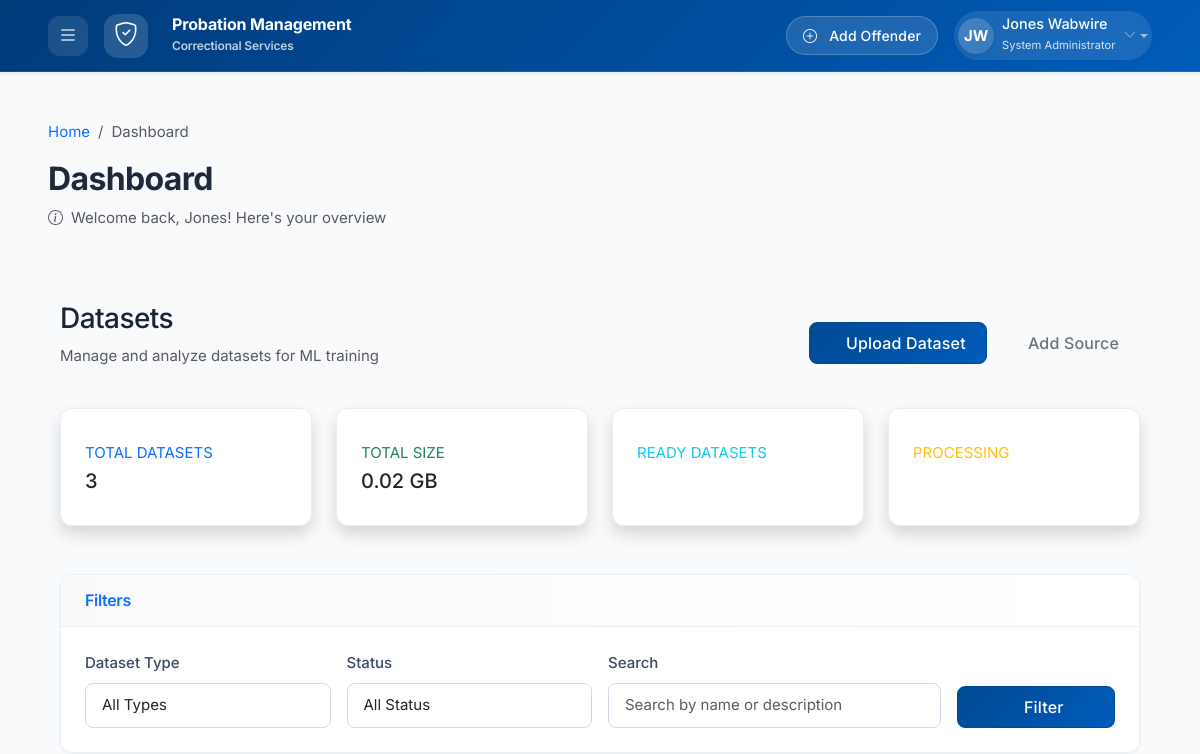
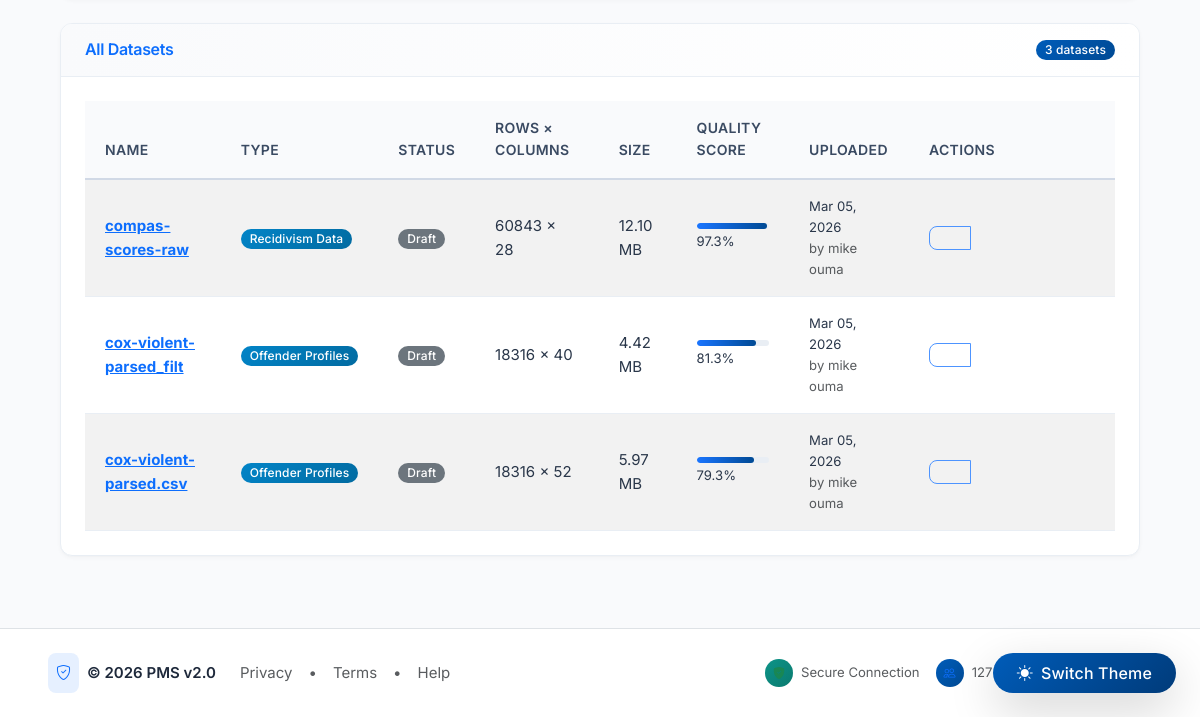
The app's page /datasets/ (signed in), older data (2 pictures, top to bottom).
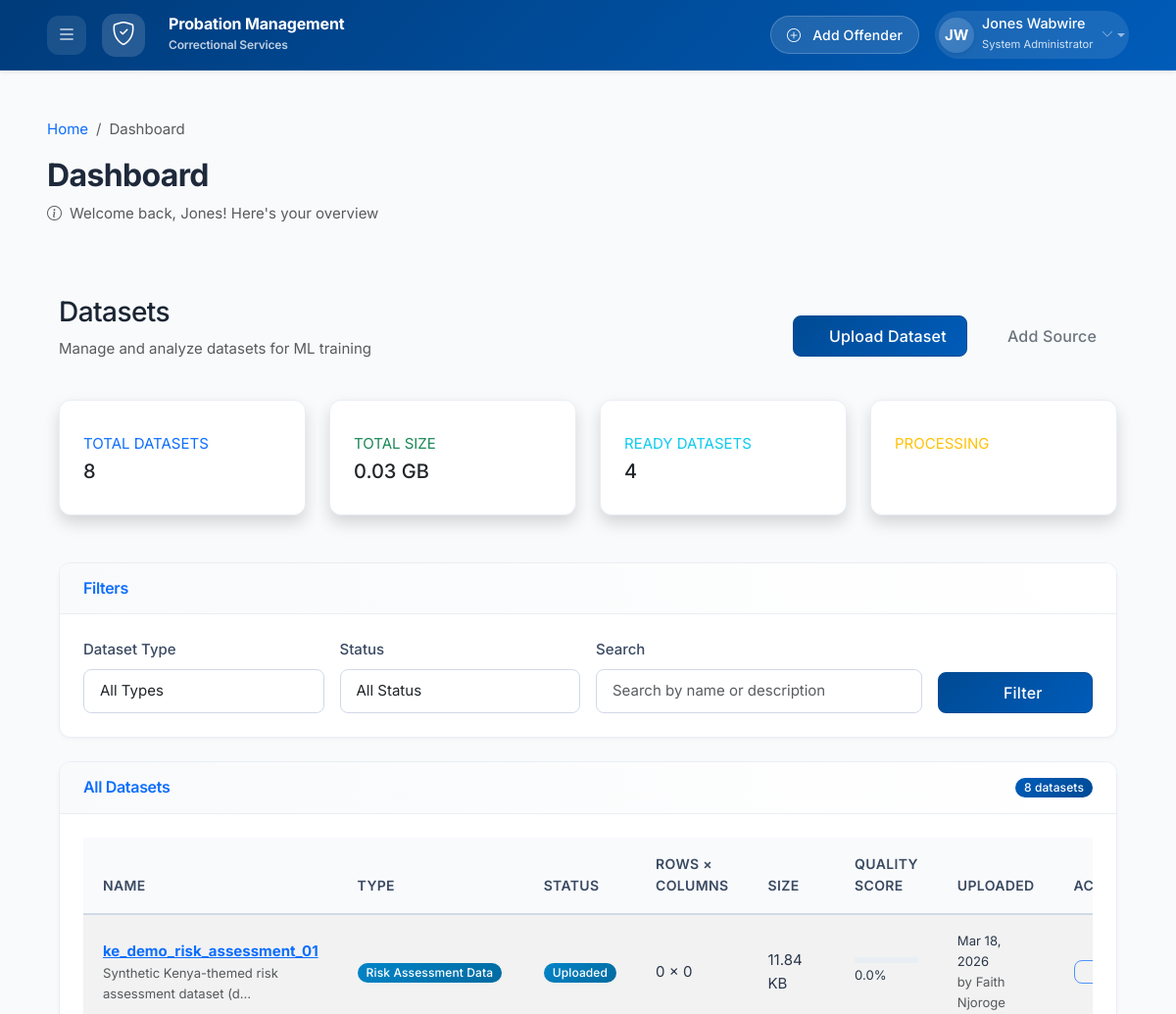
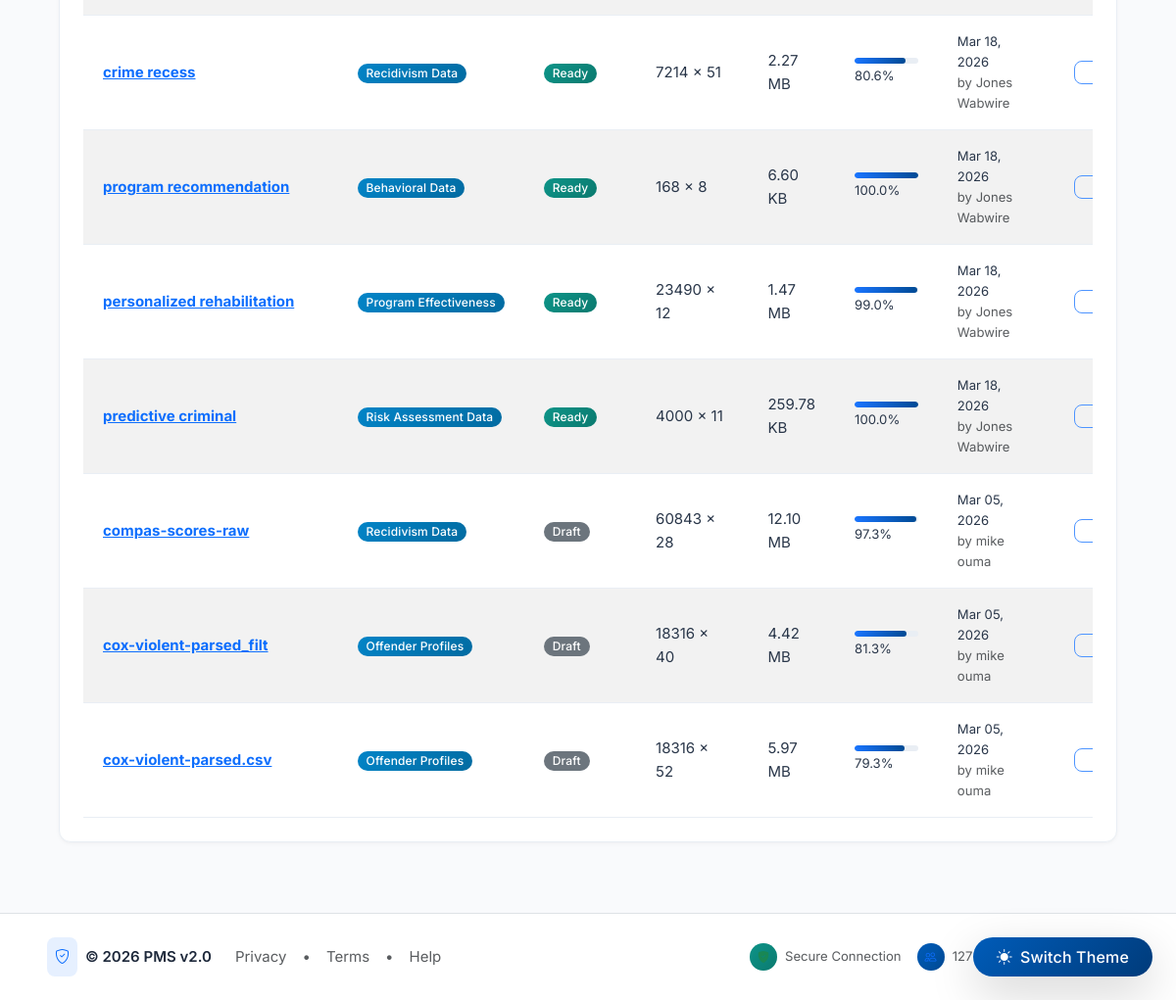
The same page, newer data (2 pictures, top to bottom).
### datasets/models.py (models this page shows, shortened)
class Dataset(models.Model):
    class Status(models.TextChoices):
        DRAFT = 'draft', _('Draft')
        UPLOADED = 'uploaded', _('Uploaded')
        VALIDATING = 'validating', _('Validating')
        PROCESSING = 'processing', _('Processing')
        READY = 'ready', _('Ready')
        ERROR = 'error', _('Error')
        ARCHIVED = 'archived', _('Archived')
    class DatasetType(models.TextChoices):
        OFFENDER_PROFILE = 'offender_profile', _('Offender Profiles')
        RISK_ASSESSMENT = 'risk_assessment', _('Risk Assessment Data')
        RECIDIVISM = 'recidivism', _('Recidivism Data')
        PROGRAM_EFFECTIVENESS = 'program_effectiveness', _('Program Effectiveness')
        BEHAVIORAL = 'behavioral', _('Behavioral Data')
        DEMOGRAPHIC = 'demographic', _('Demographic Data')
        CUSTOM = 'custom', _('Custom Dataset')
    name = models.CharField(
        max_length=200,
        verbose_name=_('Dataset Name')
    )
    description = models.TextField(
        blank=True,
        verbose_name=_('Description')
    )
    dataset_type = models.CharField(
        max_length=50,
        choices=DatasetType.choices,
        verbose_name=_('Dataset Type')
    )
    source = models.ForeignKey(
        DatasetSource,
        on_delete=models.SET_NULL,
        null=True,
        blank=True,
        related_name='datasets',
        verbose_name=_('Data Source')
    )
    internal_source = models.BooleanField(
        default=False,
        verbose_name=_('Internal Data Source'),
        help_text=_('Is this data from our internal systems?')
    )
    original_file = models.FileField(
        upload_to='datasets/uploaded/%Y/%m/%d/',
        validators=[FileExtensionValidator(['csv', 'xlsx', 'xls', 'json', 'parquet'])],
        verbose_name=_('Original File')
    )
    processed_file = models.FileField(
        upload_to='datasets/processed/%Y/%m/%d/',
        null=True,
        blank=True,
        verbose_name=_('Processed File')
    )
    file_size = models.BigIntegerField(
        default=0,
        verbose_name=_('File Size (bytes)')
    )
    file_format = models.CharField(
        max_length=20,
        verbose_name=_('File Format')
    )
    row_count = models.IntegerField(
        default=0,
        verbose_name=_('Number of Rows')
    )
    column_count = models.IntegerField(
        default=0,
        verbose_name=_('Number of Columns')
    )
    column_names = models.JSONField(
        default=list,
        verbose_name=_('Column Names')
    )
    data_types = models.JSONField(
        default=dict,
        verbose_name=_('Data Types')
    )
    missing_values_count = models.JSONField(
        default=dict,
        verbose_name=_('Missing Values Count')
    )
    duplicate_rows = models.IntegerField(
        default=0,
        verbose_name=_('Duplicate Rows')
    )
    data_quality_score = models.FloatField(
        default=0.0,
        verbose_name=_('Data Quality Score (0-100)')
    )
    status = models.CharField(
        max_length=20,
        choices=Status.choices,
        default=Status.DRAFT,
        verbose_name=_('Status')
    )
    uploaded_by = models.ForeignKey(
        User,
        on_delete=models.SET_NULL,
        null=True,
        related_name='uploaded_datasets',
        verbose_name=_('Uploaded By')
    )
    upload_date = models.DateTimeField(
        auto_now_add=True,
        verbose_name=_('Upload Date')
    )
    last_modified = models.DateTimeField(
        auto_now=True,
        verbose_name=_('Last Modified')
    )
    processing_started = models.DateTimeField(
        null=True,
        blank=True,
        verbose_name=_('Processing Started')
    )
    processing_completed = models.DateTimeField(
        null=True,
        blank=True,
        verbose_name=_('Processing Completed')
    )
    contains_pii = models.BooleanField(
        default=False,
        verbose_name=_('Contains PII')
    )
    is_encrypted = models.BooleanField(
        default=False,
        verbose_name=_('Is Encrypted')
    )
    retention_period = models.IntegerField(
        default=365,
        verbose_name=_('Retention Period (days)')
    )
    class Meta:
        verbose_name = _('Dataset')
        verbose_name_plural = _('Datasets')
        ordering = ['-upload_date']
    def get_file_size_display(self):
        size = self.file_size
        for unit in ['B', 'KB', 'MB', 'GB']:
            if size < 1024.0:
                return f"{size:.2f} {unit}"
            size /= 1024.0
        return f"{size:.2f} TB"
    def get_status_color(self):
        colors = {
            'draft': 'secondary',
            'uploaded': 'info',
            'validating': 'warning',
            'processing': 'primary',
            'ready': 'success',
            'error': 'danger',
            'archived': 'dark'
        }
        return colors.get(self.status, 'secondary')

### accounts/models.py (models this page shows, shortened)
class User(AbstractUser):
    class Role(models.TextChoices):
        ADMIN = 'admin', _('System Administrator')
        OFFICER = 'officer', _('Probation Officer')
        OFFENDER = 'offender', _('Offender')
        JUDICIARY = 'judiciary', _('Judiciary Staff')
        NGO = 'ngo', _('NGO Staff')
    role = models.CharField(
        max_length=20,
        choices=Role.choices,
        default=Role.OFFICER,
        verbose_name=_('User Role')
    )
    phone = models.CharField(
        max_length=15,
        blank=True,
        verbose_name=_('Phone Number')
    )
    designation = models.CharField(
        max_length=100,
        blank=True,
        verbose_name=_('Designation')
    )
    profile_picture = models.ImageField(
        upload_to='profiles/',
        blank=True,
        null=True,
        verbose_name=_('Profile Picture')
    )
    date_created = models.DateTimeField(
        auto_now_add=True,
        verbose_name=_('Date Created')
    )
    date_updated = models.DateTimeField(
        auto_now=True,
        verbose_name=_('Date Updated')
    )
    class Meta:
        verbose_name = _('User')
        verbose_name_plural = _('Users')
        ordering = ['-date_created']

### datasets/views.py (the view)
# urls.py: path('', views.DatasetListView.as_view(), name='dataset_list'),
class DatasetListView(LoginRequiredMixin, ListView):
    model = Dataset
    template_name = 'datasets/dataset_list.html'
    context_object_name = 'datasets'
    paginate_by = 20
    def get_queryset(self):
        queryset = super().get_queryset()
        dataset_type = self.request.GET.get('type')
        if dataset_type:
            queryset = queryset.filter(dataset_type=dataset_type)
        status = self.request.GET.get('status')
        if status:
            queryset = queryset.filter(status=status)
        search = self.request.GET.get('search')
        if search:
            queryset = queryset.filter(name__icontains=search)
        return queryset.order_by('-upload_date')
    def get_context_data(self, **kwargs):
        context = super().get_context_data(**kwargs)
        context['total_datasets'] = Dataset.objects.count()
        total_bytes = Dataset.objects.aggregate(total=Sum('file_size'))['total'] or 0
        context['total_size_gb'] = round(total_bytes / (1024**3), 2)
        context['datasets_by_type'] = Dataset.objects.values('dataset_type').annotate(count=Count('id'))
        context['datasets_by_status'] = Dataset.objects.values('status').annotate(count=Count('id'))
        return context

### accounts/permissions.py (called while the page is built)
def add_role_permissions(request):
    context = {}
    if request.user.is_authenticated:
        context['user_role'] = request.user.role
        context['is_admin'] = request.user.role == User.Role.ADMIN
        context['is_officer'] = request.user.role == User.Role.OFFICER
        context['is_offender'] = request.user.role == User.Role.OFFENDER
        context['is_judiciary'] = request.user.role == User.Role.JUDICIARY
        context['is_ngo'] = request.user.role == User.Role.NGO
    return context

### templates/datasets/dataset_list.html (shortened to what the changed rows need)
{% extends 'base.html' %}
{% load static %}
{% block content %}
<div class="container-fluid py-4">
    <div class="d-flex justify-content-between align-items-center mb-4">
        <div>
            <h1 class="h3 mb-2">Datasets</h1>
        </div>
    </div>
    <div class="row mb-4">
        <div class="col-xl-3 col-md-6 mb-4">
            <div class="card border-left-primary shadow h-100 py-2">
                <div class="card-body">
                    <div class="row no-gutters align-items-center">
                        <div class="col mr-2">
                            <div class="text-xs font-weight-bold text-primary text-uppercase mb-1">
                                Total Datasets
                            </div>
                            <div class="h5 mb-0 font-weight-bold text-gray-800">{{ total_datasets }}</div>
                        </div>
                    </div>
                </div>
            </div>
        </div>
        <div class="col-xl-3 col-md-6 mb-4">
            <div class="card border-left-success shadow h-100 py-2">
                <div class="card-body">
                    <div class="row no-gutters align-items-center">
                        <div class="col mr-2">
                            <div class="text-xs font-weight-bold text-success text-uppercase mb-1">
                                Total Size
                            </div>
                            <div class="h5 mb-0 font-weight-bold text-gray-800">{{ total_size_gb }} GB</div>
                        </div>
                    </div>
                </div>
            </div>
        </div>
        <div class="col-xl-3 col-md-6 mb-4">
            <div class="card border-left-info shadow h-100 py-2">
                <div class="card-body">
                    <div class="row no-gutters align-items-center">
                        <div class="col mr-2">
                            <div class="text-xs font-weight-bold text-info text-uppercase mb-1">
                                Ready Datasets
                            </div>
                            <div class="h5 mb-0 font-weight-bold text-gray-800">
                                {% for stat in datasets_by_status %}{% if stat.status == 'ready' %}{{ stat.count }}{% endif %}{% endfor %}
                            </div>
                        </div>
                    </div>
                </div>
            </div>
        </div>
    </div>
    <div class="card">
        <div class="card-header d-flex justify-content-between align-items-center">
            <h6 class="m-0 font-weight-bold text-primary">All Datasets</h6>
            <span class="badge bg-primary rounded-pill">{{ datasets|length }} datasets</span>
        </div>
        <div class="card-body">
            {% if datasets %}
            <div class="table-responsive">
                <table class="table table-hover">
                    <thead>
                        <tr>
                            <th>Name</th>
                            <th>Type</th>
                            <th>Status</th>
                            <th>Rows × Columns</th>
                            <th>Size</th>
                            <th>Quality Score</th>
                            <th>Uploaded</th>
                            <th>Actions</th>
                        </tr>
                    </thead>
                    <tbody>
                        {% for dataset in datasets %}
                        <tr>
                            <td>
                                <a href="{% url 'datasets:dataset_detail' dataset.pk %}" class="fw-bold">
                                    {{ dataset.name }}
                                </a>
                                <div class="small text-muted">{{ dataset.description|truncatechars:50 }}</div>
                            </td>
                            <td>
                                <span class="badge bg-info">{{ dataset.get_dataset_type_display }}</span>
                            </td>
                            <td>
                                <span class="badge bg-{{ dataset.get_status_color }}">
                                    {{ dataset.get_status_display }}
                                </span>
                            </td>
                            <td>{{ dataset.row_count }} × {{ dataset.column_count }}</td>
                            <td>{{ dataset.get_file_size_display }}</td>
                            <td>
                                <div class="progress" style="height: 6px;">
                                    <div class="progress-bar bg-{% if dataset.data_quality_score > 80 %}success{% elif dataset.data_quality_score > 60 %}warning{% else %}danger{% endif %}"
                                         role="progressbar"
                                         style="width: {{ dataset.data_quality_score }}%"
                                         aria-valuenow="{{ dataset.data_quality_score }}"
                                         aria-valuemin="0"
                                         aria-valuemax="100">
                                    </div>
                                </div>
                                <small>{{ dataset.data_quality_score|floatformat:1 }}%</small>
                            </td>
                            <td>
                                <div class="small">{{ dataset.upload_date|date:"M d, Y" }}</div>
                                <div class="small text-muted">by {{ dataset.uploaded_by.get_full_name|default:dataset.uploaded_by.username }}</div>
                            </td>
                            <td>
                                <div class="btn-group btn-group-sm">
                                    <a href="{% url 'datasets:dataset_detail' dataset.pk %}"
                                       class="btn btn-outline-primary" title="View">
                                    </a>
                                    <a href="{% url 'datasets:dataset_update' dataset.pk %}"
                                       class="btn btn-outline-secondary" title="Edit">
                                    </a>
                                    <a href="{% url 'datasets:dataset_download' dataset.pk %}"
                                       class="btn btn-outline-success" title="Download">
                                    </a>
                                    {% if user.is_superuser or user.role == 'admin' or dataset.uploaded_by_id == user.id %}
                                    <form method="post" action="{% url 'datasets:dataset_delete' dataset.pk %}" class="d-inline"
                                          onsubmit="return confirm('Delete dataset &quot;{{ dataset.name|escapejs }}&quot;?');">
                                        <button type="submit" class="btn btn-outline-danger" title="Delete">
                                        </button>
                                    </form>
                                    {% endif %}
                                </div>
                            </td>
                        </tr>
                        {% endfor %}
                    </tbody>
                </table>
            </div>
            {% endif %}
        </div>
    </div>
</div>
{% endblock %}

Row changes from the older to the newer data that the page shows:
added Dataset: name "ke_demo_risk_assessment_01", description "Synthetic Kenya-themed risk assessment dataset (d…", dataset_type "Risk Assessment Data", status "Uploaded", row_count "0", column_count "0", file_size "11.84 KB", data_quality_score "0.0", upload_date "Mar 18, 2026", uploaded_by.get_full_name "Faith Njoroge"
added Dataset: name "crime recess", dataset_type "Recidivism Data", status "Ready", row_count "7214", column_count "51", file_size "2.27 MB", data_quality_score "80.6", upload_date "Mar 18, 2026", uploaded_by.get_full_name "Jones Wabwire"
added Dataset: name "program recommendation", dataset_type "Behavioral Data", status "Ready", row_count "168", column_count "8", file_size "6.60 KB", data_quality_score "100.0", upload_date "Mar 18, 2026", uploaded_by.get_full_name "Jones Wabwire"
added Dataset: name "personalized rehabilitation", dataset_type "Program Effectiveness", status "Ready", row_count "23490", column_count "12", file_size "1.47 MB", data_quality_score "99.0", upload_date "Mar 18, 2026", uploaded_by.get_full_name "Jones Wabwire"
added Dataset: name "predictive criminal", dataset_type "Risk Assessment Data", status "Ready", row_count "4000", column_count "11", file_size "259.78 KB", data_quality_score "100.0", upload_date "Mar 18, 2026", uploaded_by.get_full_name "Jones Wabwire"
Text that changed along with them:
{{ total_datasets }}: "3" → "8"
{{ total_size_gb }}: "0.02" → "0.03"
{{ datasets|length }}: "3" → "8"
new list line: "4"
